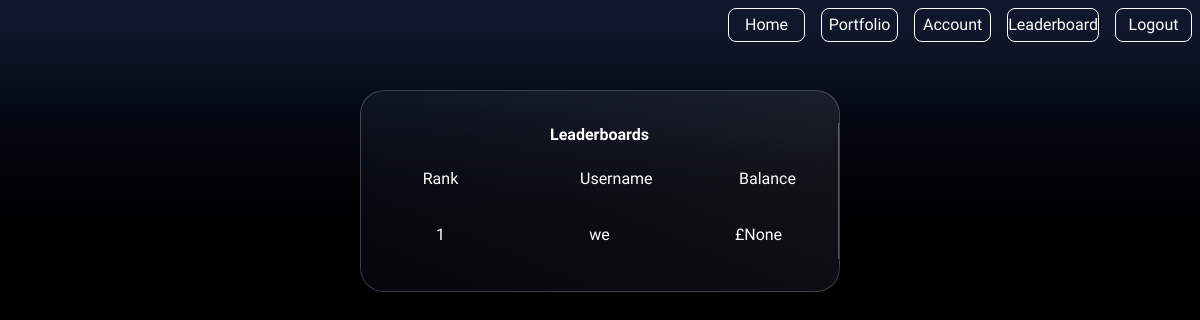
Page /leaderboard (signed in) on the earlier database version.
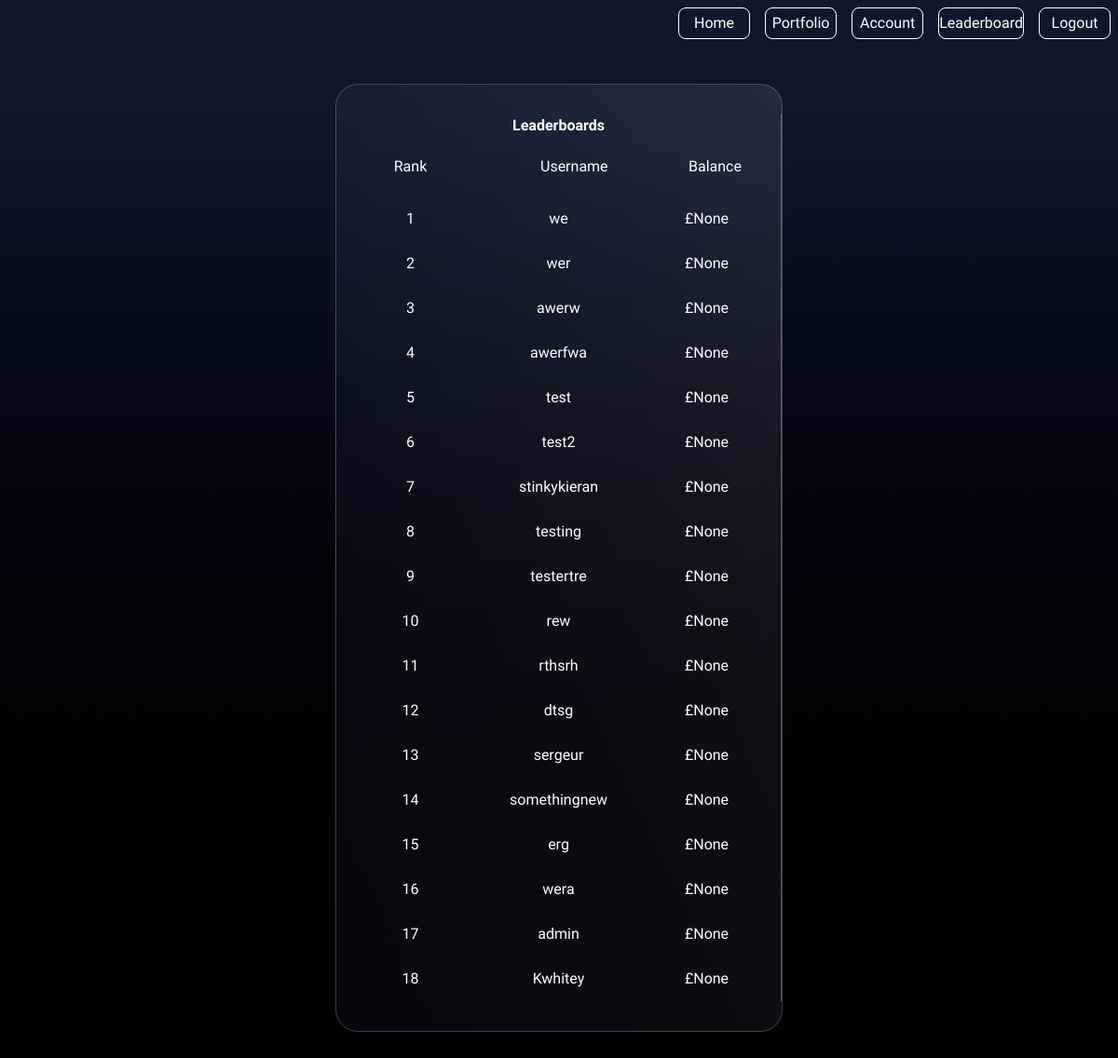
Same page on the later database version.
### tables this page shows
CREATE TABLE users(
    userid integer PRIMARY KEY,
    username text unique not null,
    fname text not null,
    lname text not null,
    email text not null,
    hash text not null,
    balance integer 
, lastUpdate text);

### app.py (the view)
@app.route("/leaderboard")
@login_required
def leaderboard():
    db = sqlite3.connect("database.db")
    curs = db.cursor()
    dbleaderboard = curs.execute("SELECT username, balance FROM users ORDER by balance desc LIMIT 20").fetchall()
    leaderboard = []
    for item in dbleaderboard:
        leaderboard.append(
            [dbleaderboard.index(item)+1,item[0], item[1]]
        )
    return render_template("/leaderboard.html", leaderboard = leaderboard)

### helpers.py (called while the page is built)
def login_required(f):
    @wraps(f)
    def decorated_function(*args, **kwargs):
        if session.get("user_id") is None:
            return redirect("/login")
        return f(*args, **kwargs)
    return decorated_function

### templates/leaderboard.html
{% extends "layout.html" %}
{% block main %}
    <div class="w-full h-fit text-white">
            <div class="w-2/5 h-4/6 m-auto my-10 text-center rounded-3xl border border-white/20 bg-gradient-to-tr from-slate-900/30 to-slate-200/10 backdrop-blur-lg">
                <div class="flex w-full py-8">
                    <div class="w-full border-r-1 border-solid border-white/30 text-center" id="leaderboardPanel">
                        <div id="titlebar" class="w-full h-fit">
                            <h1 class="font-bold pb-5">Leaderboards</h1>
                        </div>
                        <table class="table-fixed w-full">
                            <thead>
                                <tr>
                                    <td class="px-15 pb-5">Rank</td>
                                    <td class="px-15 pb-5">Username</td>
                                    <td class="px-15 pb-5">Balance</td>
                                </tr>
                            </thead>
                            <tbody>
                                {% for item in leaderboard %}
                                <tr class="hover:bg-white/15">
                                    <td class="py-3">{{item[0]}}</td>
                                    <td class="py-3">{{item[1]}}</td>
                                    <td class="py-3">£{{item[2]}}</td>
                                </tr>
                                {% endfor %}
                            </tbody>
                        </table>
                    </div>
                </div>
            </div>
        </div>
{% endblock %}

### templates/layout.html (shortened to what this page needs)
<!DOCTYPE html>
<html lang="en" class="bg-black">
<head>
    <script src="https://cdn.jsdelivr.net/npm/@tailwindcss/browser@4"></script>
    <link rel="stylesheet" href="static/style.css">
</head>
<body class="bg-gradient-to-b from-slate-900 from-10% to-black to-100% font-[Raleway] bg-no-repeat">
    <div class="w-full justify-end flex" id="menuContainer">
        <div class="w-2/5 justify-end flex" id="menu">
            <a class="rounded-lg border w-28 text-center text-white py-1 my-2 mx-2 hover:from-cyan-500 hover:bg-linear-to-r to-blue-500 hover:border-0 block" href="/"> Home </a>
            <a class="rounded-lg border w-28 text-center text-white py-1 my-2 mx-2 hover:from-cyan-500 hover:bg-linear-to-r to-blue-500 hover:border-0 block" href="/portfolio"> Portfolio </a>
            <a class="rounded-lg border w-28 text-center text-white py-1 my-2 mx-2 hover:from-cyan-500 hover:bg-linear-to-r to-blue-500 hover:border-0 block" href="/account"> Account </a>
            <a class="rounded-lg border w-28 text-center text-white py-1 my-2 mx-2 hover:from-cyan-500 hover:bg-linear-to-r to-blue-500 hover:border-0 block" href="/leaderboard"> Leaderboard </a>
            <a class="rounded-lg border w-28 text-center text-white py-1 my-2 mx-2 hover:from-cyan-500 hover:bg-linear-to-r to-blue-500 hover:border-0 block" href="/logout"> Logout </a>
        </div>
    </div>
    {% block main %}
    {% endblock %}
</body>
</html>

Differences in the rows shown:
added users: userid "2", username "wer", item "None"
added users: userid "3", username "awerw", item "None"
added users: userid "4", username "awerfwa", item "None"
added users: userid "5", username "test", item "None"
added users: userid "6", username "test2", item "None"
added users: userid "7", username "stinkykieran", item "None"
added users: userid "8", username "testing", item "None"
added users: userid "9", username "testertre", item "None"
added users: userid "10", username "rew", item "None"
added users: userid "11", username "rthsrh", item "None"
added users: userid "12", username "dtsg", item "None"
added users: userid "13", username "sergeur", item "None"
added users: userid "14", username "somethingnew", item "None"
added users: userid "15", username "erg", item "None"
added users: userid "16", username "wera", item "None"
added users: userid "17", username "admin", item "None"
added users: userid "18", username "Kwhitey", item "None"
